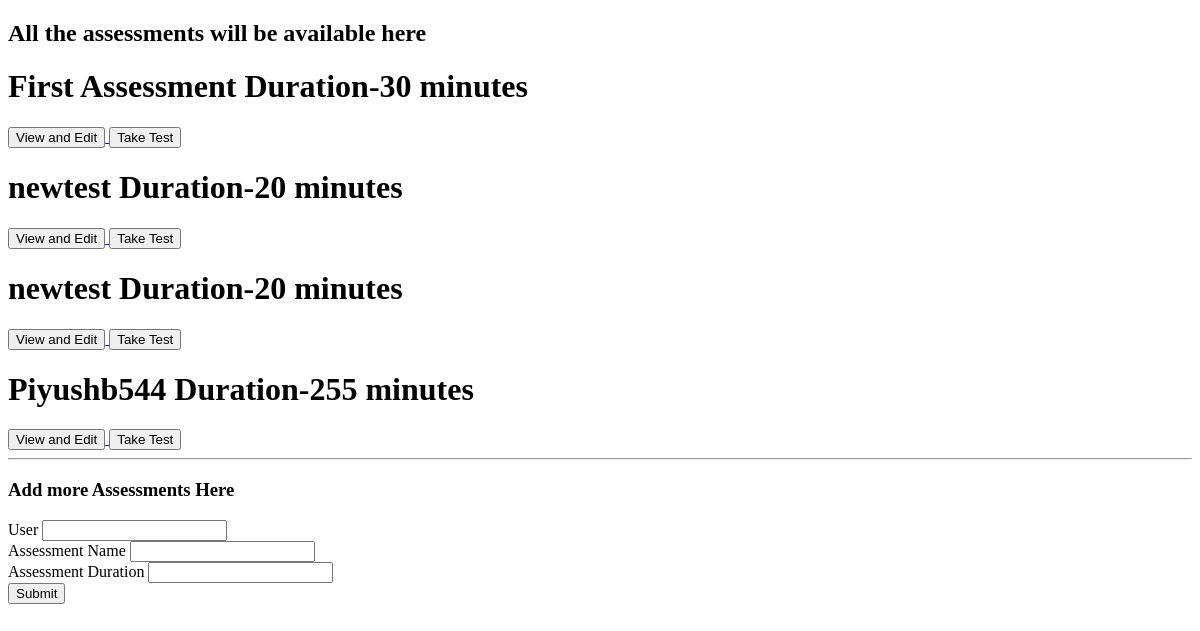
Page /assessments/ on the earlier database version.
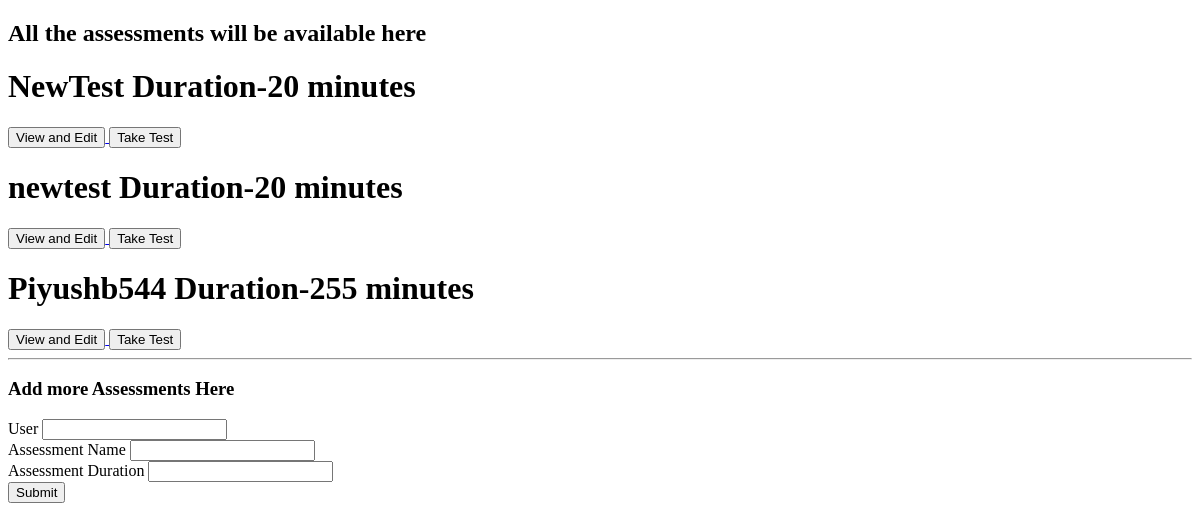
Same page on the later database version.
### quiz/models.py (models this page shows)
class Assessment(models.Model):
    user = models.ForeignKey(User, null = False, on_delete = models.CASCADE)
    name = models.CharField(max_length = 255, default="Exam")
    duration = models.IntegerField()
    time = models.DateTimeField(auto_now_add=True)
    def __str__(self):
        return(self.name)

### quiz/views.py (the view, shortened to what this page needs)
# urls.py: path('assessments/', assessments , name="home"),
def assessments(request):
    exams = Assessment.objects.all()
    return render(request, 'assessments.html', {'exams':exams})

### quiz/templates/assessments.html (shortened to what this page needs)
{% extends 'base.html' %} {% block content %}
<h2>All the assessments will be available here</h2>
{% for exam in exams %}
<h1>
  <span> {{exam}} Duration-{{exam.duration}} minutes </span>
</h1>
<a href="./view/{{exam}}">
  <button>View and Edit</button>
</a>
<button>Take Test</button>
{% endfor %}
<hr />
<div>
  <h3>Add more Assessments Here</h3>
  <form method="POST" action= '{% url 'home' %}'>
    <div class="mb-3">
      <label class="form-label">User</label>
      <input type="text" class="form-control" name = "user"/>
    </div>
    <div class="mb-3">
      <label class="form-label">Assessment Name</label>
      <input type="text" class="form-control" name="name" />
    </div>
    <div class="mb-3">
      <label class="form-label">Assessment Duration</label>
      <input type="number" class="form-control" name="duration" />
    </div>
    <button type="submit" class="btn btn-primary">Submit</button>
  </form>
</div>
{% endblock content %}

Differences in the rows shown:
removed Assessment: name "First Assessment", duration "30"
changed Assessment: name "newtest" → "NewTest"
